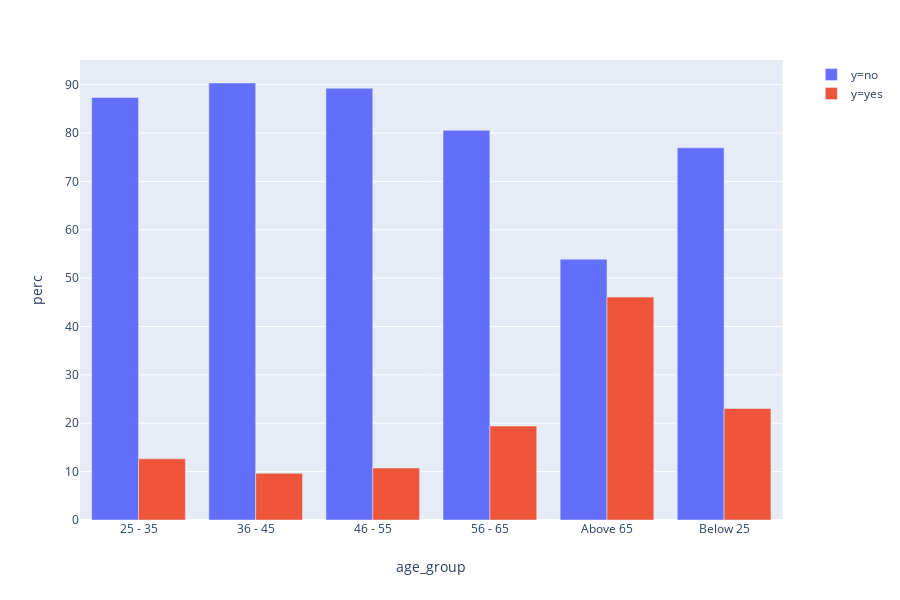

This figure's notebook cell:
### Code cell
fig_age_y = px.bar(x, x='age_group', y = 'perc', color = 'y', barmode = 'group')
fig_age_y.show()

### Figure 1 — Plotly figure (JSON) as saved in the notebook; plotly's stock layout.template omitted (floating-point values rounded to 4 significant figures)
{"data": [{"alignmentgroup": "True", "hoverlabel": {"namelength": 0}, "hovertemplate": "y=no<br>age_group=%{x}<br>perc=%{y}", "legendgroup": "y=no", "marker": {"color": "#636efa"}, "name": "y=no", "offsetgroup": "y=no", "orientation": "v", "showlegend": true, "textposition": "auto", "type": "bar", "x": ["25 - 35", "36 - 45", "46 - 55", "56 - 65", "Above 65", "Below 25"], "xaxis": "x", "y": [87.35, 90.35, 89.26, 80.57, 53.92, 76.94], "yaxis": "y"}, {"alignmentgroup": "True", "hoverlabel": {"namelength": 0}, "hovertemplate": "y=yes<br>age_group=%{x}<br>perc=%{y}", "legendgroup": "y=yes", "marker": {"color": "#EF553B"}, "name": "y=yes", "offsetgroup": "y=yes", "orientation": "v", "showlegend": true, "textposition": "auto", "type": "bar", "x": ["25 - 35", "36 - 45", "46 - 55", "56 - 65", "Above 65", "Below 25"], "xaxis": "x", "y": [12.65, 9.65, 10.74, 19.43, 46.08, 23.06], "yaxis": "y"}], "layout": {"barmode": "group", "height": 600, "legend": {"tracegroupgap": 0}, "margin": {"t": 60}, "xaxis": {"anchor": "y", "domain": [0, 0.98], "title": {"text": "age_group"}}, "yaxis": {"anchor": "x", "domain": [0, 1], "title": {"text": "perc"}}}}
